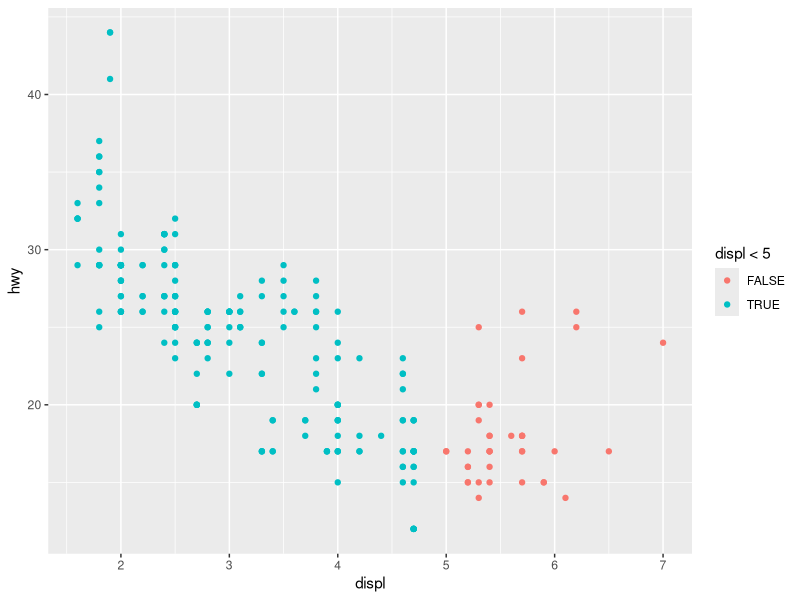
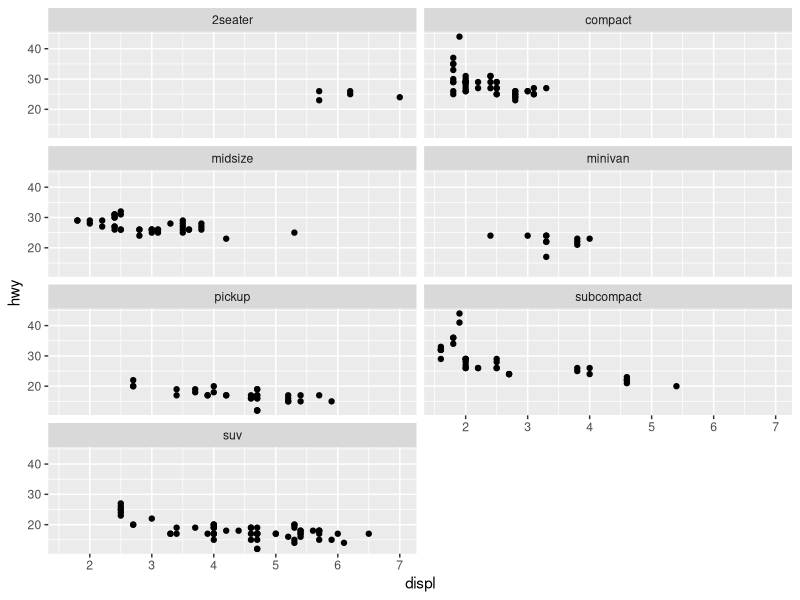
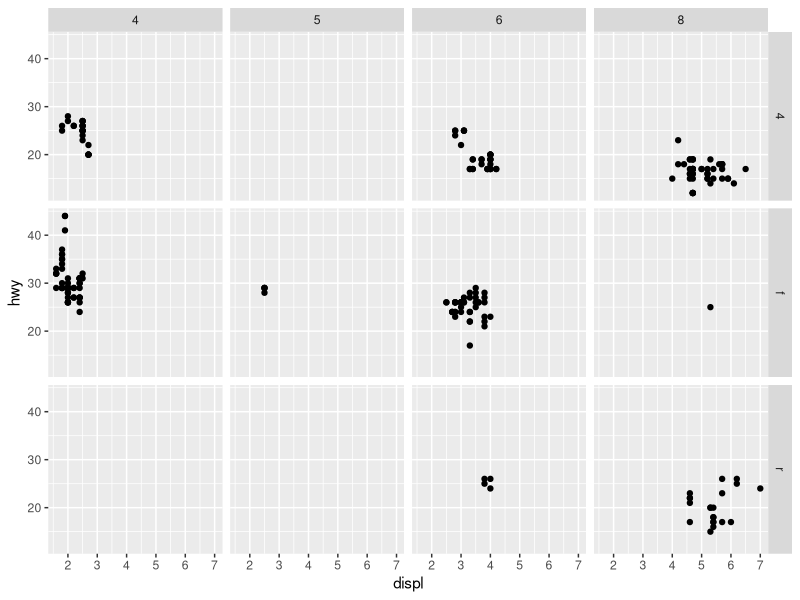
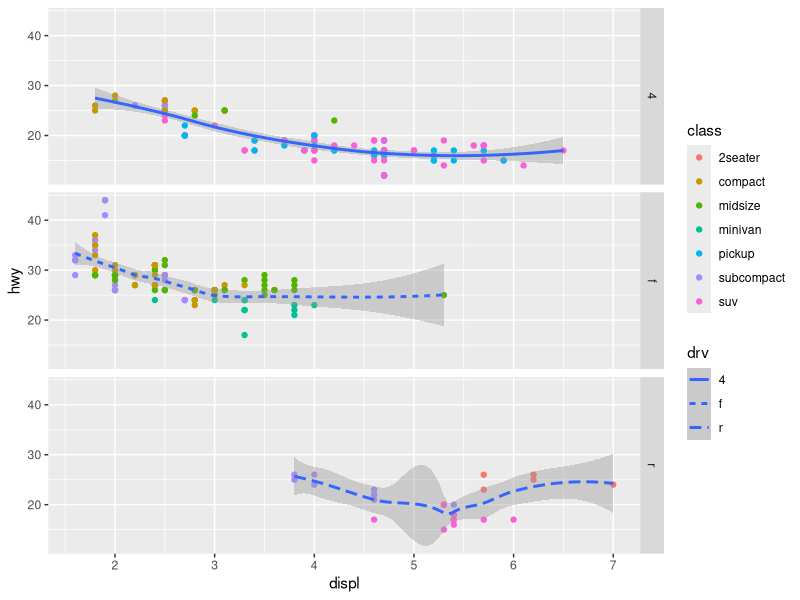
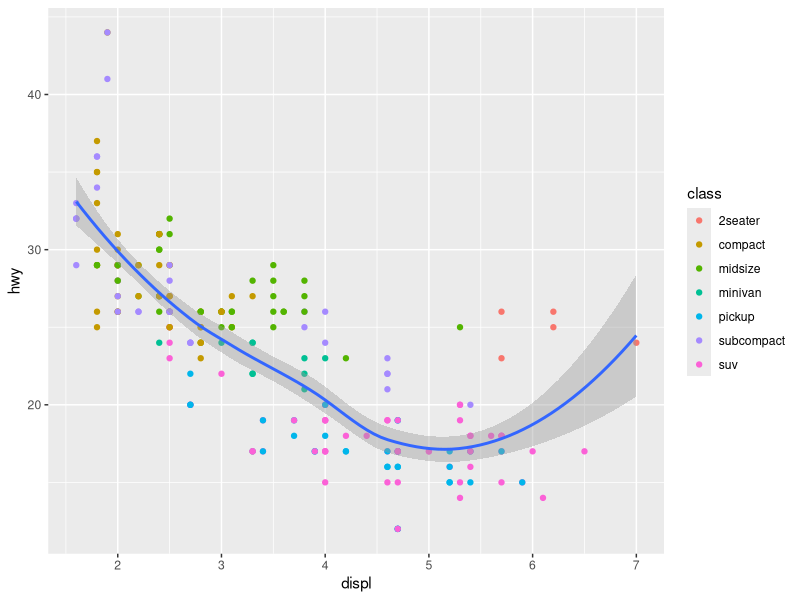
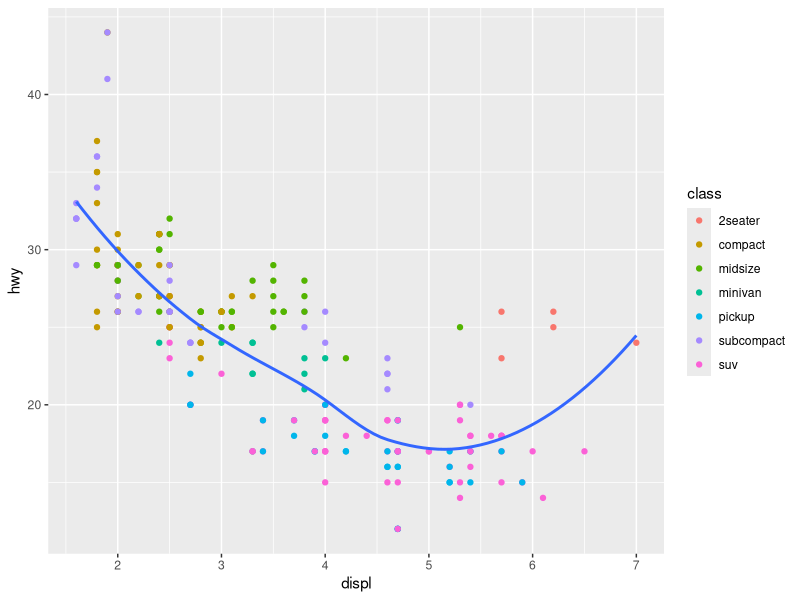
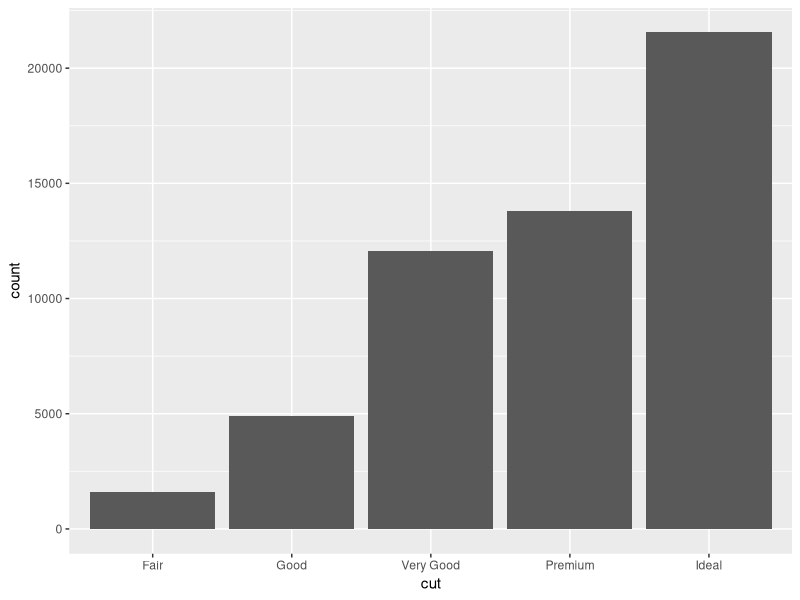
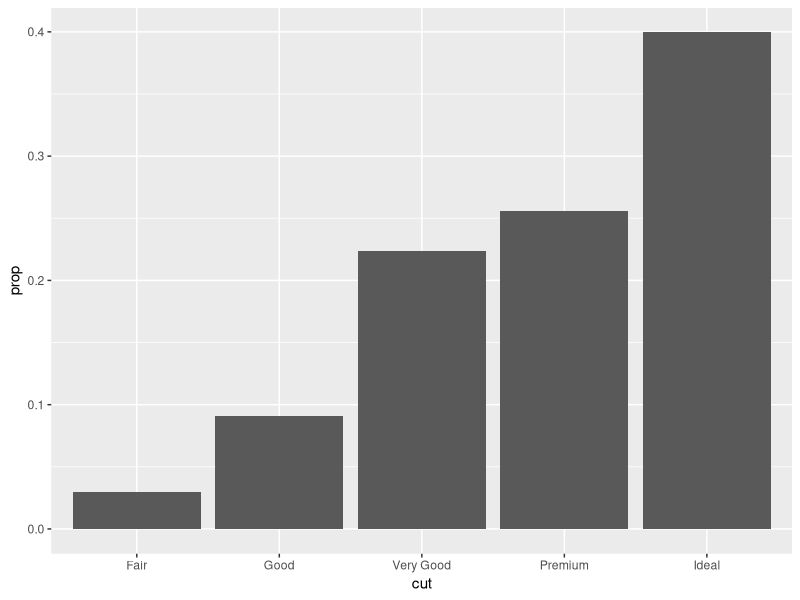

The R script that drew these images, in order:
library(tidyverse)
library(ggplot2)
attach(ggplot2::mpg)

ggplot(mpg,mapping=aes(x=displ,y=hwy,color=displ<5))+
  geom_point()

#to split plots into subplots
#based on one variable - facet_wrap()
ggplot(mpg)+
  geom_point(mapping=aes(x=displ, y=hwy))+
  facet_wrap(~class,ncol=2)

#Facet_grip when multiple variables
ggplot(mpg)+
  geom_point(mapping=aes(x=displ, y=hwy))+
  facet_grid(drv~cyl)
ggplot(mpg)+
  geom_point(mapping=aes(x=displ,y=hwy,color=class))+
  geom_smooth(mapping=aes(x=displ, y=hwy,linetype=drv))+
  facet_grid(drv~.)

ggplot(mpg)+
  geom_point(mapping=aes(x=displ,y=hwy,color=class))+
  geom_smooth(aes(x=displ,y=hwy))

ggplot(mpg)+
  geom_point(mapping=aes(x=displ,y=hwy,color=class))+
  geom_smooth(aes(x=displ,y=hwy),se=FALSE)

attach(ggplot2::diamonds)
ggplot(diamonds)+
  geom_bar(mapping=aes(x=cut))
ggplot(diamonds)+
  geom_bar(mapping=aes(x=cut, y=stat(prop),group=1))

ggplot(diamonds)+
  geom_bar(aes(x=cut,fill=clarity),show.legend=FALSE)

ggplot(diamonds)+
  geom_bar(aes(x=cut,fill=clarity),position='fill',show.legend=FALSE)
#column chart
ggplot(diamonds)+
  geom_bar(aes(x=cut,fill=clarity),position='dodge',show.legend=FALSE)
ggplot(mpg)+
  geom_boxplot(aes(class,hwy,color=drv))
